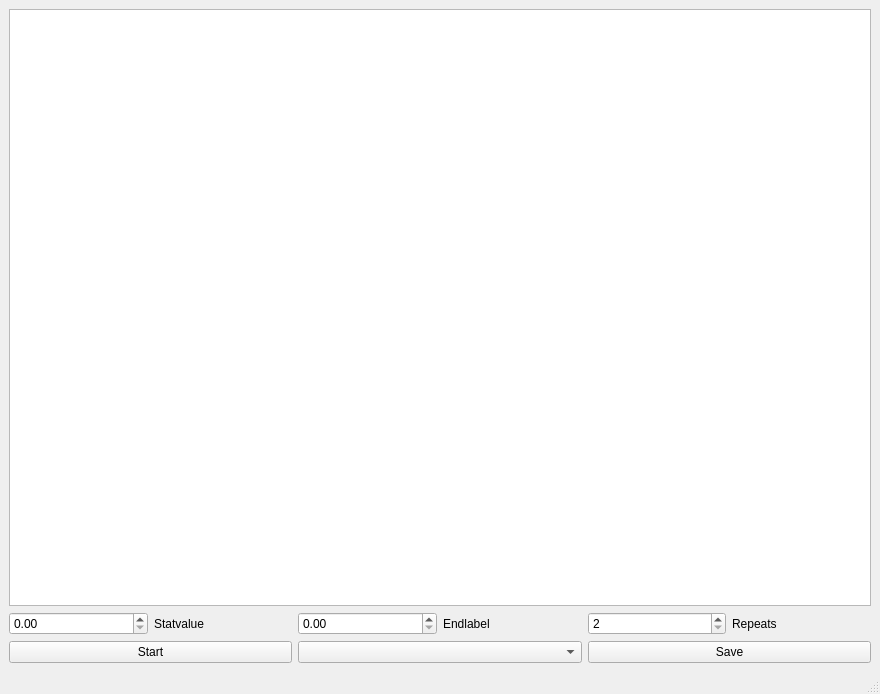
<?xml version="1.0" encoding="UTF-8"?>
<ui version="4.0">
 <class>MainWindow</class>
 <widget class="QMainWindow" name="MainWindow">
  <property name="geometry">
   <rect>
    <x>0</x>
    <y>0</y>
    <width>880</width>
    <height>694</height>
   </rect>
  </property>
  <property name="windowTitle">
   <string>MainWindow</string>
  </property>
  <widget class="QWidget" name="centralwidget">
   <layout class="QVBoxLayout" name="verticalLayout">
    <item>
     <widget class="PlotWidget" name="plot_widget"/>
    </item>
    <item>
     <layout class="QHBoxLayout" name="horizontalLayout_3">
      <item>
       <widget class="QDoubleSpinBox" name="Starting">
        <property name="minimum">
         <double>0.000000000000000</double>
        </property>
        <property name="maximum">
         <double>3.300000000000000</double>
        </property>
        <property name="singleStep">
         <double>0.100000000000000</double>
        </property>
       </widget>
      </item>
      <item>
       <widget class="QLabel" name="label">
        <property name="text">
         <string>Statvalue</string>
        </property>
       </widget>
      </item>
      <item>
       <widget class="QDoubleSpinBox" name="Ending">
        <property name="minimum">
         <double>0.000000000000000</double>
        </property>
        <property name="maximum">
         <double>3.300000000000000</double>
        </property>
        <property name="singleStep">
         <double>0.100000000000000</double>
        </property>
       </widget>
      </item>
      <item>
       <widget class="QLabel" name="label_2">
        <property name="text">
         <string>Endlabel</string>
        </property>
       </widget>
      </item>
      <item>
       <widget class="QSpinBox" name="Numpoints_Value">
        <property name="minimum">
         <number>2</number>
        </property>
        <property name="maximum">
         <number>100</number>
        </property>
        <property name="value">
         <number>2</number>
        </property>
       </widget>
      </item>
      <item>
       <widget class="QLabel" name="label_3">
        <property name="text">
         <string>Repeats</string>
        </property>
       </widget>
      </item>
     </layout>
    </item>
    <item>
     <layout class="QHBoxLayout" name="horizontalLayout">
      <item>
       <widget class="QPushButton" name="Startbutton">
        <property name="text">
         <string>Start</string>
        </property>
       </widget>
      </item>
      <item>
       <widget class="QComboBox" name="select_device"/>
      </item>
      <item>
       <widget class="QPushButton" name="SaveButton">
        <property name="text">
         <string>Save</string>
        </property>
       </widget>
      </item>
     </layout>
    </item>
   </layout>
  </widget>
  <widget class="QMenuBar" name="menubar">
   <property name="geometry">
    <rect>
     <x>0</x>
     <y>0</y>
     <width>880</width>
     <height>22</height>
    </rect>
   </property>
  </widget>
  <widget class="QStatusBar" name="statusbar"/>
 </widget>
 <customwidgets>
  <customwidget>
   <class>PlotWidget</class>
   <extends>QGraphicsView</extends>
   <header>pyqtgraph</header>
  </customwidget>
 </customwidgets>
 <resources/>
 <connections/>
</ui>
